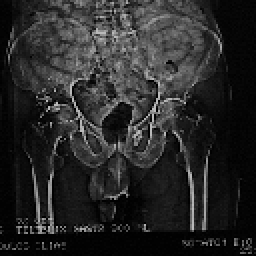
%> input picture Task7_Image_Recontruction/Pelvis.bmp, 128 x 128 px (shown 2 times larger)
$ octave --eval "filterTomograph_V01;"   (GNU Octave 9; MATLAB toolbox functions it lacks are replaced by stand-ins)
%> lines starting %> are read from the running program, lines starting %| are printed output that depends on the picture
function []=filterTomograph_V01()
close all;clc;

%1.DHMIOYRGIA PROBOLHS
A=imread('Pelvis.BMP');%Pelvis.bmp HEAD6.BMP
%> A is the input picture: size 128x128 uint8; min 1, max 186, mean 40
A=double(A);
%> A: size 128x128 double
theta=45;%PROBOLH SE theta MOIRES
%generate sinogram
projection=radon(A,theta);%SYNARTHSH DHMIOYRGIAS PROBOLWN TOY MATLAB
%> projection = 185 values, max 8903.3 at index 105, min 0 at index 1, mean 3544.9
X=projection;
%> X has the same summary as projection
%1a.--------APEIKONISH PROBOLHS
figure(1);
subplot(2,1,1);plot(normalize(X),'LineWidth',2);grid on;
%> in normalize, `mn=min(y)`: mn = 0
%> in normalize, `mx=max(y)`: mx = 8903.3
%> after the loop in normalize, `for i=1:length(y)`: x = 185 values, max 1 at index 105, min 0 at index 1, mean 0.398
title('FILTRARISMA PROBOLHS STO PEDIO SYXNOTHTAS');

%2.FILTRARISMA PROBOLHS STHN SYXNOTHTA

%-----2a.SXEDIASMOS FILTROY STHN SYXNOTHTA
x=X;
%> x has the same summary as projection
%EPILOGH EIDOYS FILTROY
filterNames={'Ram-Lak','Hamming','Shep-Logan','Cosine'};
filterType=4;
if (filterType>4)
    return;
end;
N=length(x);
%> N = 185
[filt]=DesignFilter(N,filterType);%SYNARTHSH SXEDIASMOY FILTROY STHN SYXNOTHTA
%------2b. FILTRARISMA ME SXEDIASMENO FILTRO ---------------
Fx=fft(x);%DFT PROBOLHS
Fy=Fx.*filt';%FILTRARISMA STHN SYXNOTHTA
y=real(ifft(Fy));%METAFORA FILTRARISMENOY SHMATOS STON XWRO
%> y = 185 values, max 266.4 at index 76, min -242.8 at index 97, mean -4.61e-16

%------2c. EKTYPWSH APOTELESMATWN FILTRARISMATOS STHN SYXNOTHTA
subplot(2,1,2);plot(normalize(y),'LineWidth',2);grid on;
s=strcat('filtered sinogram by:  ',filterNames{filterType});
xlabel(s);hold on;plot(normalize(filt),'r','LineWidth',2);
s1=strcat('filter used in freq domain: ',filterNames{filterType});
legend('filtered sinogram', s1);
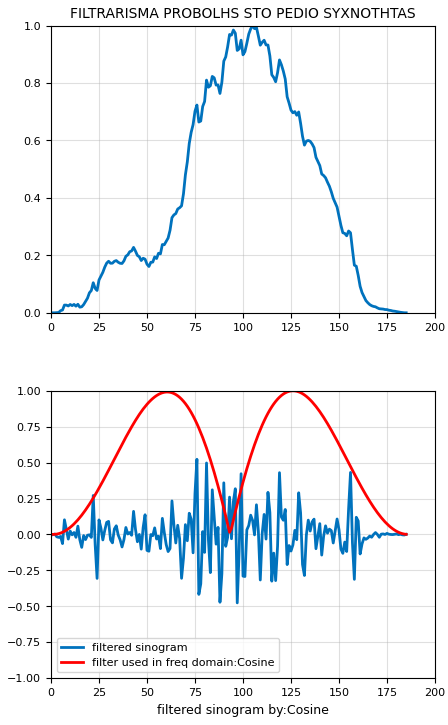
%> figure redrawn from the program's plot data, 2 panels; panel 1: curve peaks at x = 105, y = 1; panel 2: curve peaks at x = 76, y = 0.523; panel 2: curve peaks at x = 126, y = 1

%3.FILTRARISMA PROBOLHS STON XWRO

%------3a. SXEDIASMOS FILTROY STON XWRO: EYRESH h(n) APO Fh(k)
xx=X;
%> xx has the same summary as projection
N=length(xx);
[filt]=DesignFilter(N,filterType);%SXEDIASMOS FILTROY STHN SYXNOTHTA
FH=real(ifft(filt));%IDT TOY FILTROY
L=51;%EPI8YMHTO MHKOS FILTROY STON XWRO (PERITTO MHKOS)
[h]=h_design(L,FH);%SXEDIASMOS FILTROY STON XWRO


%--------3b. %FILTRARISMA PROBOLHS STON XWRO.
z=conv(xx,h,'same');%CONVOLUTION GIA FILTRARISMA STON XWRO

%------3c. EKTYPWSH APOTELESMATWN FILTARISMATOS STON XWRO
figure(2);
subplot(2,1,1);plot(normalize(xx),'color','b','LineWidth',2);grid on;
title('FILTRARISMA PROBOLHS STON XWRO');
subplot(2,1,2);grid on;
s=strcat('filtered sinogram by:  ',filterNames{filterType});
xlabel(s);hold on;
s1=strcat('filter used in space domain: ',filterNames{filterType});
plot(normalize(z),'color','b','LineWidth',2);
plot(normalize(h),'color','r','LineWidth',2);
legend('filtered sinogram',s1);hold on;
%------------------------------------------
%----------------SYNARTHSEIS----------------
%------------------------------------------
function [filt]=DesignFilter(N,filterType)
wind=Window(N-1,filterType);
for i=1:round(N/2)
    r(i)=(i-1)/N;
end
for i=round(N/2)+1:N
    r(i)=(N-i+1)/N;
end
for i=1:N
    filt(i)=r(i)*wind(i);
end
filt=normalize(filt);
%--------------------------------------------
function [windw]=Window (length,choice)
L=length+1;
for i=1:L
    switch(choice)
        case 1
            windw(i) = 1.0;
            %Ram-Lak
        case 2
            windw(i) = 0.54+0.46*cos(2.0*pi*(i-1)/L);
            %// {Hamming}
        case 3
            windw(i) = sin(pi*round( (i-1)-L/2)/L) / (pi*(round((i-1)-L/2)/L));
            %Shepp-Logan
        case 4
            windw(i) =abs( cos(pi*round( 2*(i-1)-L/2)/L));
            % Cosine:
        otherwise
            windw(i) = 1.0;
    end
end
%------------------------------------------------------
function [filt_func]=h_design(L,fhreal)
%> called with L = 51
L2=L/2.0;
even_odd=mod(L,2);
filt_func=zeros(1,L);
if (even_odd==1), L2=round(L2)+1;
    for n=1:L2
        filt_func(n+L2-even_odd)=fhreal(n);%//shift to L/2 for causality
        filt_func(n)=fhreal(L2-n+1);%// form rest of filter
    end
    % Window for Gibbs phenomenon
    for n=1:L
        h(n)=filt_func(n);
    end
end
%------------------------------------------
function [x]=normalize(y)
mn=min(y);mx=max(y);
for i=1:length(y)
        x(i)=(y(i))/(mx-mn);
end
%> in filterTomograph_V01, `z=conv(xx,h,'same');`: z = 185 values, max 262.1 at index 76, min -247.2 at index 97, mean -3.02
%> `filterTomograph_V01;`:
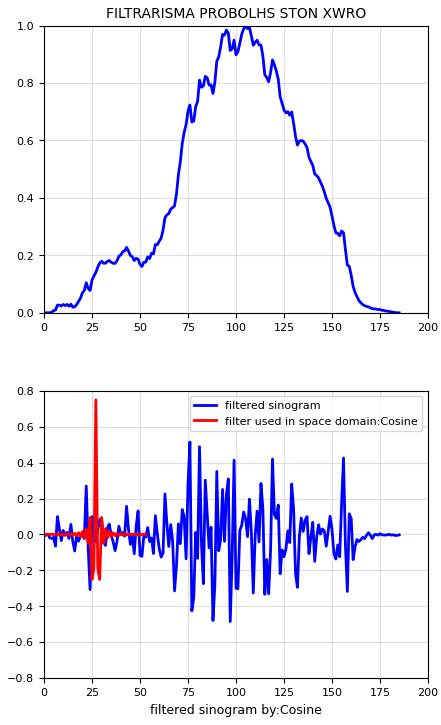
%> figure redrawn from the program's plot data, 2 panels; panel 1: curve peaks at x = 105, y = 1; panel 2: curve peaks at x = 76, y = 0.515; panel 2: curve peaks at x = 27, y = 0.75

$ run again, with Task7_Image_Recontruction/HEAD5.BMP copied over Task7_Image_Recontruction/Pelvis.bmp
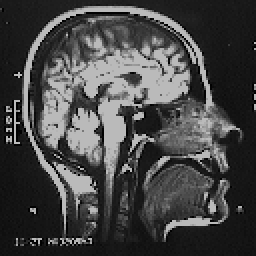
%> input picture Task7_Image_Recontruction/HEAD5.BMP, 128 x 128 px (shown 2 times larger)
%> in filterTomograph_V01, A is the input picture: size 128x128 uint8; min 1, max 186, mean 70.2
%> A: size 128x128 double
%> projection = 185 values, max 14854.6 at index 93, min 0 at index 1, mean 6216.9
%> X has the same summary as projection
%> mn = 0
%> mx = 14854.6
%> after the loop in normalize, `for i=1:length(y)`: x = 185 values, max 1 at index 93, min 0 at index 1, mean 0.419
%> in filterTomograph_V01, `x=X;`: x has the same summary as projection
%> y = 185 values, max 773.4 at index 146, min -565 at index 148, mean 7.68e-16
%> in filterTomograph_V01, `legend('filtered sinogram', s1);`:
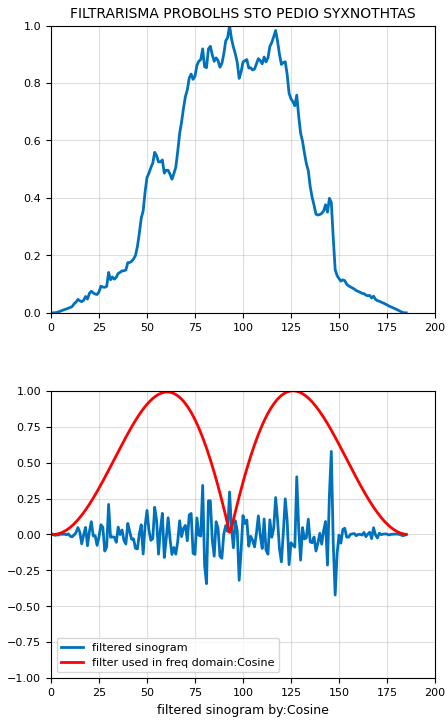
%> figure redrawn from the program's plot data, 2 panels; panel 1: curve peaks at x = 93, y = 1; panel 2: curve peaks at x = 146, y = 0.578; panel 2: curve peaks at x = 126, y = 1
%> xx has the same summary as projection
%> z = 185 values, max 767.2 at index 146, min -571.2 at index 148, mean -5.28
%> `filterTomograph_V01;`:
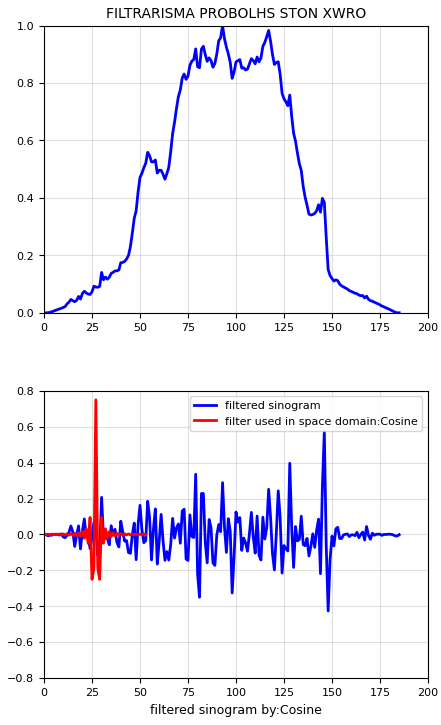
%> figure redrawn from the program's plot data, 2 panels; panel 1: curve peaks at x = 93, y = 1; panel 2: curve peaks at x = 146, y = 0.573; panel 2: curve peaks at x = 27, y = 0.75
